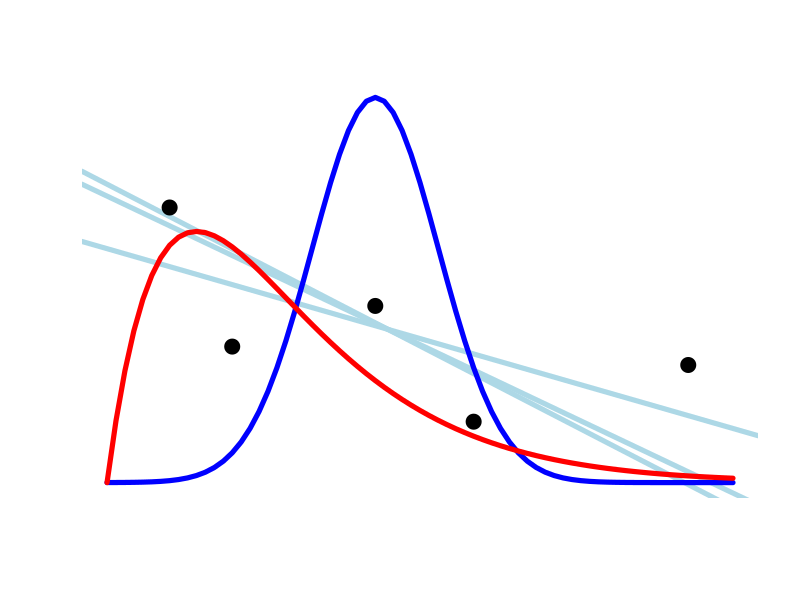

Reproduce this figure in R.
# Bayes Icon Idea
# Inspired by
# http://doingbayesiandataanalysis.blogspot.com/2013/12/icons-for-essence-of-bayesian-and.html
# Bryan Hanson, DePauw University, Greencastle Indiana USA
# May 16, 2014

# This is all fake data designed as a talking point, 
# and suited to be a logo that prints
# well in a limited range of colors, like on a t-shirt!

x1 <- seq(0, 7, by = 0.1) # faux priors/distributions
y1 <- exp(-(x1-3)**2)/sqrt(pi)
y2 <- x1*exp(-x1)

set.seed(7) # faux data points
ns <- 5
x3 <- sample(x1, ns)
y3 <- rnorm(ns, mean = 0.5*diff(range(y2)), sd = 0.1)

mod <- lm(y3~x3) # fit a line

nl <- 3 # faux set of slopes
noise <- rnorm(nl, sd = 0.04)
i <- mod$coef[1] + noise
df <- data.frame(x = 0, y = i)

# empty plot region
plot(x1, y1, type = "n", axes = FALSE, ylab = "", xlab = "")

mods <- list() # add the slopes
for (n in 1:nl) {
    x = c(mean(x3), 0)
    y = c(mean(y3), i[n])
    mods[[n]] <- lm(y~x)
    abline(mods[[n]], lwd = 5, col = "lightblue")
    }

# add the points and distributions
lines(x1, y1, type = "l", col = "blue", lwd = 5)
lines(x1, y2, col = "red", lwd = 5)
points(x3, y3, pch = 20, cex = 3)